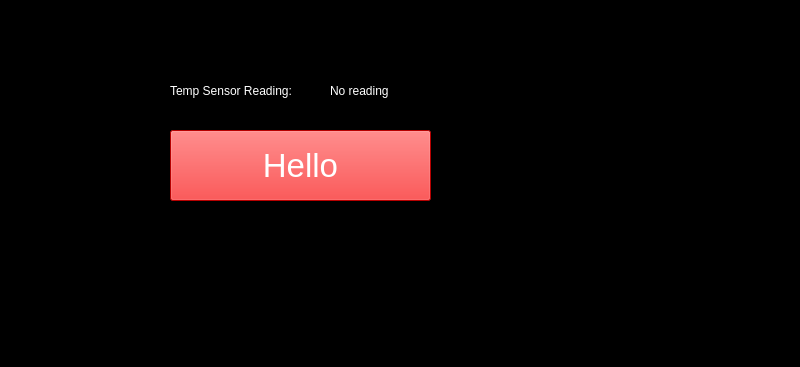
<?xml version="1.0" encoding="UTF-8"?>
<ui version="4.0">
 <class>SettingsDiagnosticsScreenLandscape</class>
 <widget class="QWidget" name="SettingsDiagnosticsScreenLandscape">
  <property name="geometry">
   <rect>
    <x>0</x>
    <y>0</y>
    <width>800</width>
    <height>367</height>
   </rect>
  </property>
  <property name="windowTitle">
   <string>Form</string>
  </property>
  <property name="styleSheet">
   <string notr="true">background: color;</string>
  </property>
  <widget class="QToolButton" name="backButton">
   <property name="geometry">
    <rect>
     <x>32</x>
     <y>145</y>
     <width>61</width>
     <height>118</height>
    </rect>
   </property>
   <property name="styleSheet">
    <string notr="true">border: 0; background-color: rgba(255, 255, 255, 0);</string>
   </property>
   <property name="text">
    <string/>
   </property>
   <property name="icon">
    <iconset resource="../resources/resources.qrc">
     <normaloff>:/images/landscape/settings_screen/common/Settings_Back _Arrow_Normal_92x91.png</normaloff>:/images/landscape/settings_screen/common/Settings_Back _Arrow_Normal_92x91.png</iconset>
   </property>
   <property name="iconSize">
    <size>
     <width>61</width>
     <height>118</height>
    </size>
   </property>
  </widget>
  <widget class="QLabel" name="tempSensorReadingLabel">
   <property name="geometry">
    <rect>
     <x>170</x>
     <y>80</y>
     <width>151</width>
     <height>21</height>
    </rect>
   </property>
   <property name="styleSheet">
    <string notr="true">color: white; </string>
   </property>
   <property name="text">
    <string>Temp Sensor Reading:</string>
   </property>
  </widget>
  <widget class="QLabel" name="tempSensorReading">
   <property name="geometry">
    <rect>
     <x>330</x>
     <y>80</y>
     <width>91</width>
     <height>21</height>
    </rect>
   </property>
   <property name="styleSheet">
    <string notr="true">color: white; </string>
   </property>
   <property name="text">
    <string>No reading</string>
   </property>
  </widget>
  <widget class="QLabel" name="diagnosticsLabel">
   <property name="geometry">
    <rect>
     <x>172</x>
     <y>24</y>
     <width>204</width>
     <height>31</height>
    </rect>
   </property>
   <property name="text">
    <string>&lt;html&gt;&lt;head/&gt;&lt;body&gt;&lt;p&gt;&lt;img src=&quot;:/images/common/settings_screen/equipment/diagnostics/Settings_Title_Diagnostics_Normal_334x26.png&quot;/&gt;&lt;/p&gt;&lt;/body&gt;&lt;/html&gt;</string>
   </property>
  </widget>
  <widget class="QToolButton" name="helloMidButton">
   <property name="geometry">
    <rect>
     <x>170</x>
     <y>130</y>
     <width>261</width>
     <height>71</height>
    </rect>
   </property>
   <property name="font">
    <font>
     <pointsize>25</pointsize>
    </font>
   </property>
   <property name="styleSheet">
    <string notr="true">color: white; background-color: red;</string>
   </property>
   <property name="text">
    <string>Hello</string>
   </property>
  </widget>
 </widget>
 <resources>
  <include location="../resources/resources.qrc"/>
  <include location="../resources/resources.qrc"/>
 </resources>
 <connections/>
</ui>
